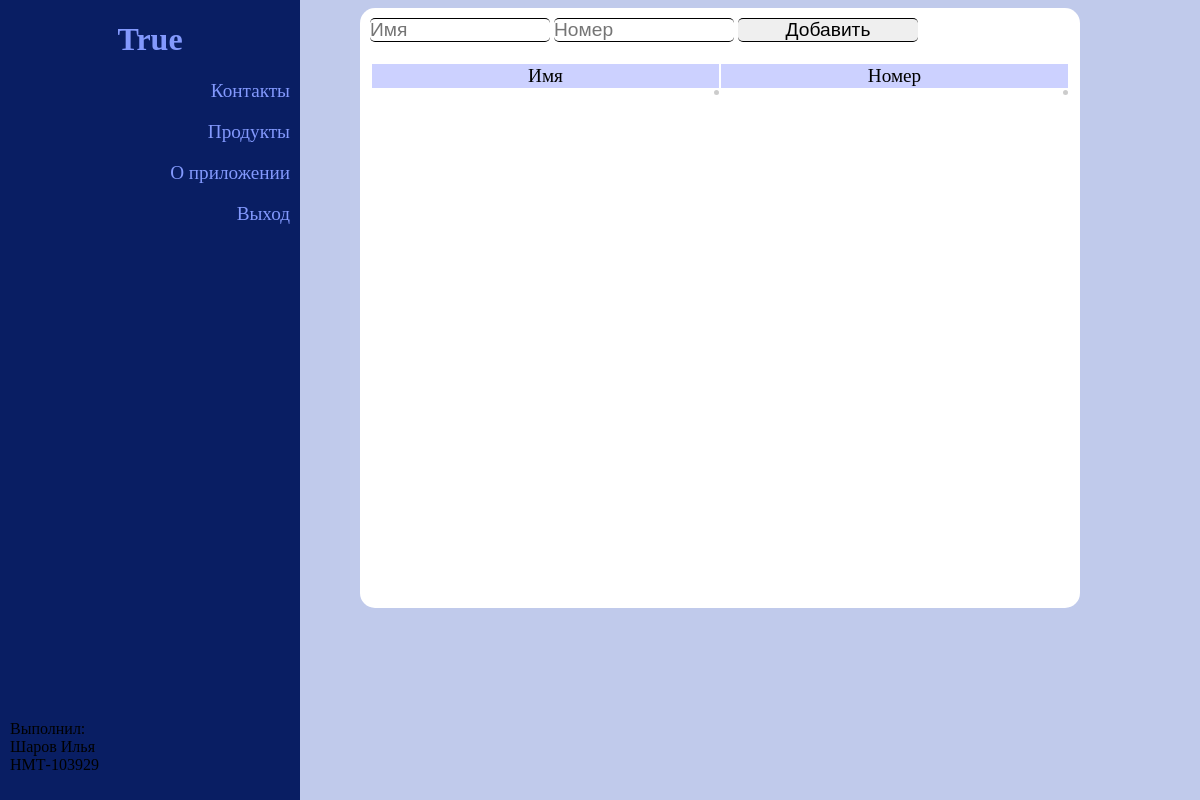
Before: /contacts/ (signed in) with the older database file.
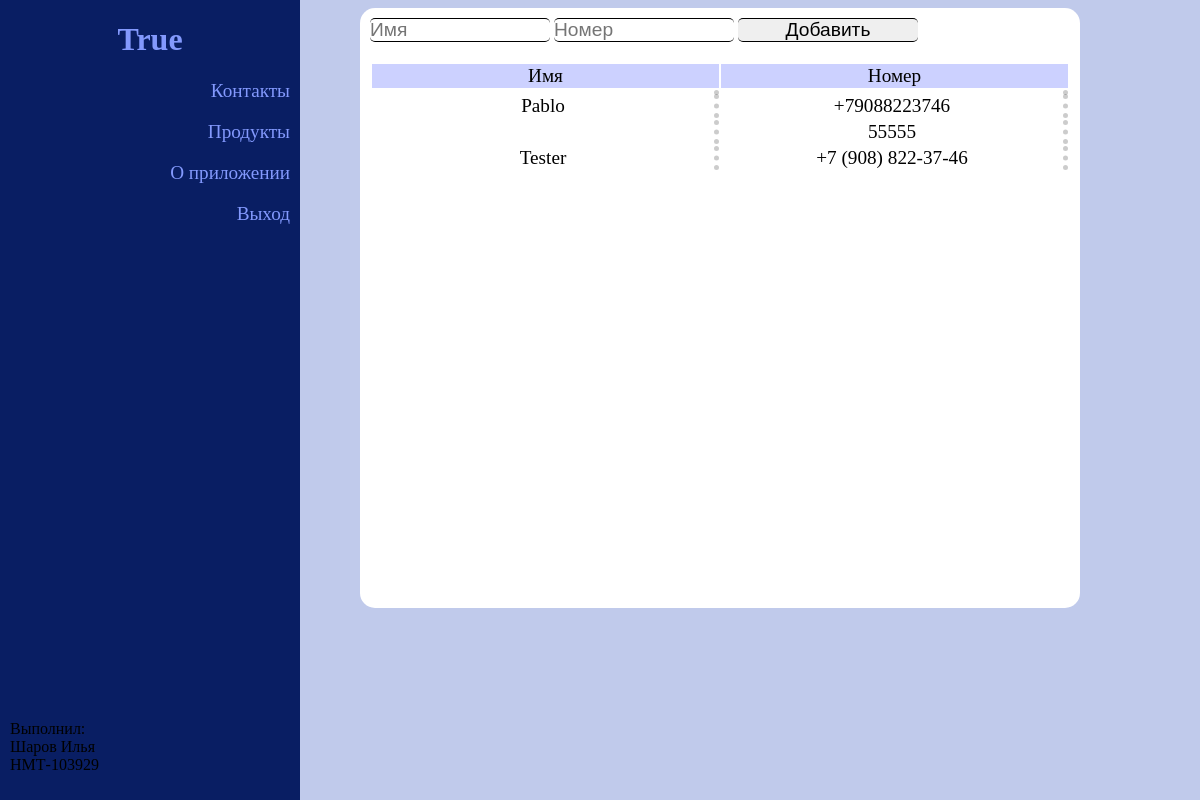
After: the same page with the newer database file.
### fullstack/models.py (models this page shows, shortened)
class Contacts_name(models.Model):
    name = models.CharField(max_length=255, verbose_name='Имя контакта')
    client = models.ForeignKey('Client', null=True, on_delete=models.PROTECT, verbose_name='Имя клиента')
    def __str__(self):
        return self.name

class Contacts_phone(models.Model):
    name = models.ForeignKey('Contacts_name', null=True, on_delete=models.PROTECT, verbose_name='Имя контакта')
    phone = models.CharField(max_length=255, verbose_name='Номер')

### fullstack/views.py (the view)
# urls.py: path('contacts/', contacts, name='contacts'),
def contacts(request):
    nums = Contacts_name.objects.filter(client=request.session['id'])
    cont = [{'name':'', 'phone':''}]
    print(nums)
    for n in nums:
        for num in Contacts_phone.objects.filter(name=n.pk):
            if cont[-1]['name'] != n.name:
                cont.append({'name': n.name, 'phone': num.phone})
            else:
                cont.append({'name': '', 'phone': num.phone})
    response = render(request, 'pages/contacts.html', {'User': request.session['user'], 'cont':cont})
    return response

### fullstack/templates/pages/contacts.html (shortened to what this page needs)
<!DOCTYPE html>
<html>
	<head>
	</head>
	<body>
		<div id="left-board"  class='bg-r'>
			<h1>{{User}}</h1>
			<div class='button' id='0'><p>Контакты</p></div>
			<div class='button'><p><a href='/index/'>Продукты</a></p></div>
			<div class='button'><p><a href='/about/'>О приложении</a></p></div>
			<div class='button'><p><a href='/logout/'>Выход</a></p></div>
		</div>
		<div class='window' id='c-0'>
			<form method=GET action='/aCont/'>
				<input name='place' type='text' placeholder='Имя' required>
				<input name='count' type='num' placeholder='Номер' required>
				<input type='submit' value='Добавить'>
			</form>
			<table>
				<thead>
					<tr><td>Имя</td><td>Номер</td></tr>
				</thead>
				<tbody>
					{% for c in cont %}
						<tr><td>{{c.name}}</td> <td>{{c.phone}}</td></tr>
					{% endfor %}
				</tbody>
			</table>
		</div>
		<div class='writer'><p>Выполнил:<br>Шаров Илья<br>НМТ-103929</p></div>
	</body>
</html>

### fullstack/templates/pages/contacts.html (style rules this page uses)
body { background: #c0caeb; }
a { color: inherit; text-decoration: none }
.bg-r { position: fixed; margin: 0; left: 0; top: 0; width: 25%; height: 1000px; background: #091e63; z-index: -1 }
.bg-r h1 { width: 100%; text-align: center; wrap: word-wrap; color: #8399fd }
.bg-r .button p { font-size: 120%; text-align: right; color: #8399fd; margin-right: 10px }
.window { position: absolute; left: 30%; width: 60%; height: 600px; background: white ; border-radius: 15px; overflow-Y: scroll }
.window table { width: 100%; padding: 10px; border: none; text-align: center }
.window tr { width: 100%; border: none; font-size: 120% }
.window td { width: 25%; border-right: 5px dotted rgba(0,0,0,0.2) }
.window table thead { background: rgba(0,25,255,0.2); border: none }
.window table thead td { border: none }
.window form { width: 100%; padding: 10px }
.window input { width: 25%; padding: 0; margin: 0; border-radius: 5px; border: none; border-bottom: 1px solid black; border-top: 1px solid black; font-size: 120% }
.writer { position: fixed; bottom: 10px; left: 10px }

Changed rows visible on the page:
added Contacts_name: name "Pablo"
added Contacts_phone: phone "+79088223746"
added Contacts_phone: phone "55555"
added Contacts_name: name "Tester"
added Contacts_phone: phone "+7 (908) 822-37-46"
